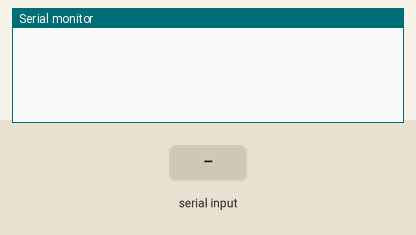
Simulated run of this sketch. Board: Arduino Mega 2560, built with avr-gcc and run on an emulated ATmega2560. Parts: the last lines printed to the serial monitor. The inputs (shaded band) are chosen by the test bench.

Above: at 1.2 s.
1.3 s: "t90\n" received over the second serial link
At 2.5 s:
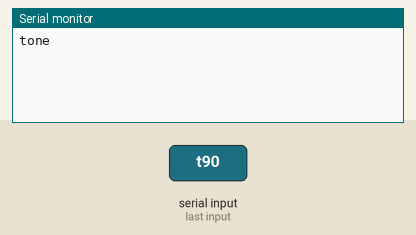
2.8 s: "90,45\n" received over the second serial link
At 3.7 s:
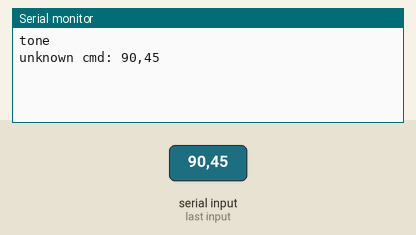
4.3 s: "5\n" received over the second serial link
At 4.8 s:
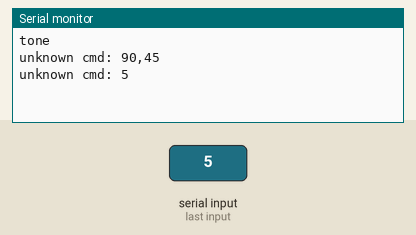
5.8 s: "f90\n" received over the second serial link
At 7.0 s:
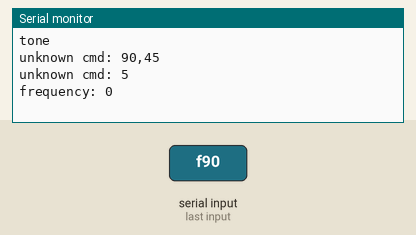
7.3 s: "n90\n" received over the second serial link
At 8.3 s:
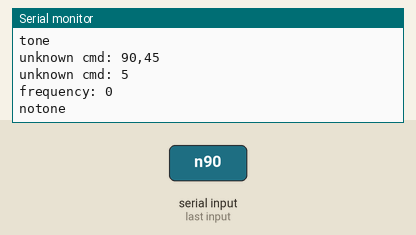

The sketch:

arduino.ino
```cpp
const int buzPin = 9;

String readBuf;
int inFreq;

void setup() {
  //to mt7688 mpu
  Serial1.begin(57600);

  //USB UART
  Serial.begin(115200);
}

void loop() {
  if(Serial1.available()){

    //read line
    readBuf = "";
    while(1){
      char c = Serial1.read();
      if(c == -1)
        continue;//no data...
      if(c == '\n')
        break;
      readBuf += c;
    }

    //Serial.print("readBuf:");
    //Serial.println(readBuf);

    switch(readBuf[0]){
      case 'f':
        //set frequency
        inFreq = readBuf.substring(2).toInt();
        Serial.print("frequency: ");
        Serial.println(inFreq);
        break;
      case 't':
        //tone
        Serial.println("tone");
        tone(buzPin, inFreq);
        break;
      case 'n':
        //notone
        Serial.println("notone");
        noTone(buzPin);
        break;
      default:
        Serial.println("unknown cmd: " + readBuf);
    }
  }
}
```

Measured:
- after the input at 1.3 s, the serial monitor: prints a new line at once (image 1)
- after the input at 2.8 s, the serial monitor: prints a new line at once (image 2)
- after the input at 4.3 s, the serial monitor: prints a new line at once (image 3)
- after the input at 5.8 s, the serial monitor: prints a new line at once (image 4)
- after the input at 7.3 s, the serial monitor: prints a new line at once (image 5)
